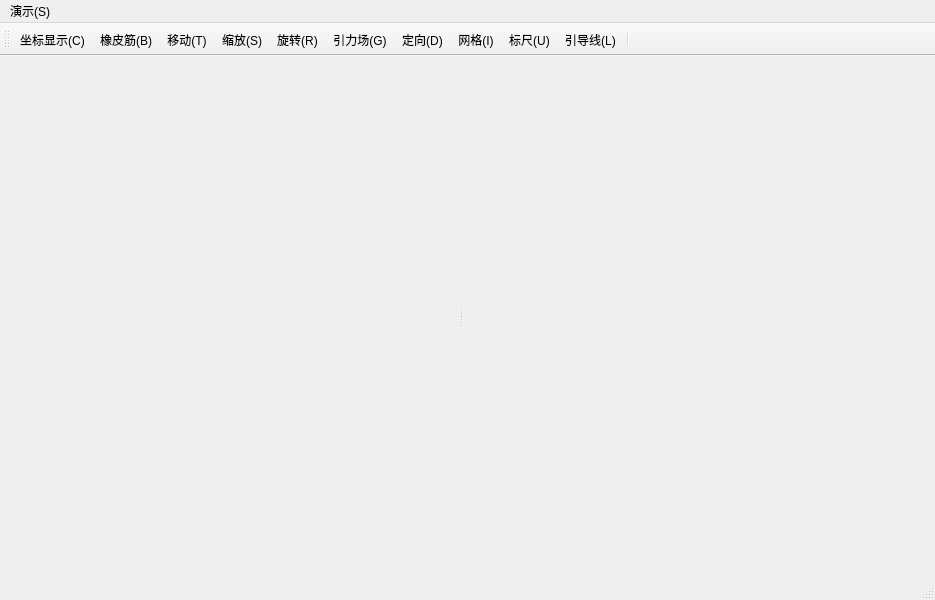
<?xml version="1.0" encoding="UTF-8"?>
<ui version="4.0">
 <class>MainWindow</class>
 <widget class="QMainWindow" name="MainWindow">
  <property name="geometry">
   <rect>
    <x>0</x>
    <y>0</y>
    <width>935</width>
    <height>600</height>
   </rect>
  </property>
  <property name="windowTitle">
   <string>MainWindow</string>
  </property>
  <widget class="QWidget" name="centralwidget">
   <widget class="QSplitter" name="splitter">
    <property name="geometry">
     <rect>
      <x>30</x>
      <y>10</y>
      <width>861</width>
      <height>501</height>
     </rect>
    </property>
    <property name="orientation">
     <enum>Qt::Horizontal</enum>
    </property>
    <widget class="textWidget" name="widget1" native="true"/>
    <widget class="figureWidget" name="widget2" native="true"/>
   </widget>
  </widget>
  <widget class="QMenuBar" name="menubar">
   <property name="geometry">
    <rect>
     <x>0</x>
     <y>0</y>
     <width>935</width>
     <height>26</height>
    </rect>
   </property>
   <widget class="QMenu" name="menu_s">
    <property name="title">
     <string>演示(S)</string>
    </property>
    <addaction name="action_C"/>
    <addaction name="action_B"/>
    <addaction name="action_T"/>
    <addaction name="action_S"/>
    <addaction name="action_R"/>
    <addaction name="action_G"/>
    <addaction name="action_D"/>
    <addaction name="action_I"/>
    <addaction name="action_U"/>
    <addaction name="action_L"/>
   </widget>
   <addaction name="menu_s"/>
  </widget>
  <widget class="QStatusBar" name="statusbar"/>
  <widget class="QToolBar" name="toolBar">
   <property name="windowTitle">
    <string>toolBar</string>
   </property>
   <attribute name="toolBarArea">
    <enum>TopToolBarArea</enum>
   </attribute>
   <attribute name="toolBarBreak">
    <bool>false</bool>
   </attribute>
   <addaction name="action_C"/>
   <addaction name="action_B"/>
   <addaction name="action_T"/>
   <addaction name="action_S"/>
   <addaction name="action_R"/>
   <addaction name="action_G"/>
   <addaction name="action_D"/>
   <addaction name="action_I"/>
   <addaction name="action_U"/>
   <addaction name="action_L"/>
   <addaction name="separator"/>
  </widget>
  <action name="action_C">
   <property name="icon">
    <iconset>
     <normaloff>images/show.png</normaloff>images/show.png</iconset>
   </property>
   <property name="text">
    <string>坐标显示(&amp;C)</string>
   </property>
   <property name="shortcut">
    <string>Ctrl+C</string>
   </property>
  </action>
  <action name="action_B">
   <property name="icon">
    <iconset>
     <normaloff>images/rubberband.png</normaloff>images/rubberband.png</iconset>
   </property>
   <property name="text">
    <string>橡皮筋(&amp;B)</string>
   </property>
   <property name="shortcut">
    <string>Ctrl+B</string>
   </property>
  </action>
  <action name="action_T">
   <property name="icon">
    <iconset>
     <normaloff>images/translate.png</normaloff>images/translate.png</iconset>
   </property>
   <property name="text">
    <string>移动(&amp;T)</string>
   </property>
   <property name="shortcut">
    <string>Ctrl+T</string>
   </property>
  </action>
  <action name="action_S">
   <property name="icon">
    <iconset>
     <normaloff>images/scale.png</normaloff>images/scale.png</iconset>
   </property>
   <property name="text">
    <string>缩放(&amp;S)</string>
   </property>
   <property name="shortcut">
    <string>Ctrl+S</string>
   </property>
  </action>
  <action name="action_R">
   <property name="icon">
    <iconset>
     <normaloff>images/rotate.png</normaloff>images/rotate.png</iconset>
   </property>
   <property name="text">
    <string>旋转(&amp;R)</string>
   </property>
   <property name="shortcut">
    <string>Ctrl+R</string>
   </property>
  </action>
  <action name="action_G">
   <property name="icon">
    <iconset>
     <normaloff>images/gravity.png</normaloff>images/gravity.png</iconset>
   </property>
   <property name="text">
    <string>引力场(&amp;G)</string>
   </property>
   <property name="shortcut">
    <string>Ctrl+G</string>
   </property>
  </action>
  <action name="action_D">
   <property name="icon">
    <iconset>
     <normaloff>images/directional.png</normaloff>images/directional.png</iconset>
   </property>
   <property name="text">
    <string>定向(&amp;D)</string>
   </property>
   <property name="shortcut">
    <string>Ctrl+D</string>
   </property>
  </action>
  <action name="action_I">
   <property name="icon">
    <iconset>
     <normaloff>images/grid.png</normaloff>images/grid.png</iconset>
   </property>
   <property name="text">
    <string>网格(&amp;I)</string>
   </property>
   <property name="shortcut">
    <string>Ctrl+I</string>
   </property>
  </action>
  <action name="action_U">
   <property name="icon">
    <iconset>
     <normaloff>images/ruler.png</normaloff>images/ruler.png</iconset>
   </property>
   <property name="text">
    <string>标尺(&amp;U)</string>
   </property>
   <property name="shortcut">
    <string>Ctrl+U</string>
   </property>
  </action>
  <action name="action_L">
   <property name="icon">
    <iconset>
     <normaloff>images/guide.png</normaloff>images/guide.png</iconset>
   </property>
   <property name="text">
    <string>引导线(&amp;L)</string>
   </property>
   <property name="shortcut">
    <string>Ctrl+L</string>
   </property>
  </action>
 </widget>
 <customwidgets>
  <customwidget>
   <class>textWidget</class>
   <extends>QWidget</extends>
   <header>textwidget.h</header>
   <container>1</container>
  </customwidget>
  <customwidget>
   <class>figureWidget</class>
   <extends>QWidget</extends>
   <header>figurewidget.h</header>
   <container>1</container>
  </customwidget>
 </customwidgets>
 <resources/>
 <connections/>
</ui>
